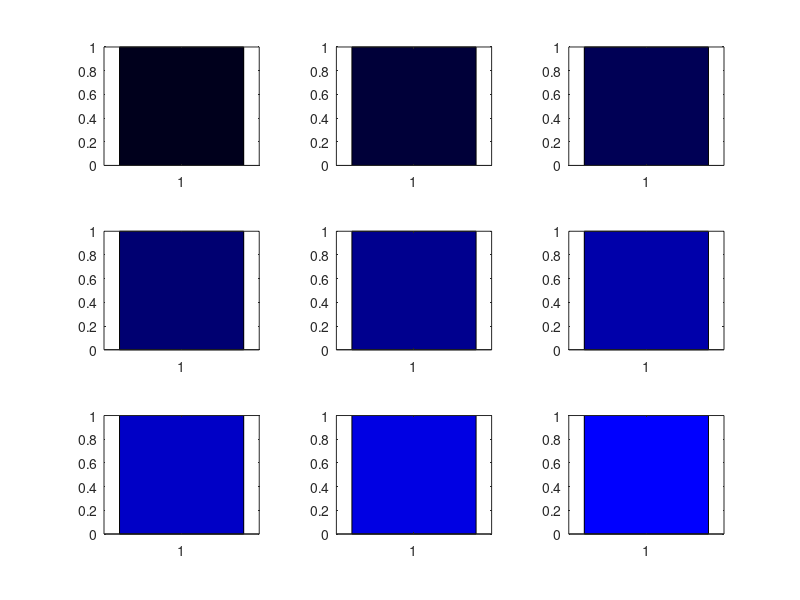

This figure's MATLAB source:
clear all; close all; clc;
figure;

for ii = 1 : 9
	subplot(3, 3, ii);
	h = bar(1, 1);
	set(h, 'FaceColor', [0 0 ii/9]);
	pause(0.5);
end

%Done for now;
